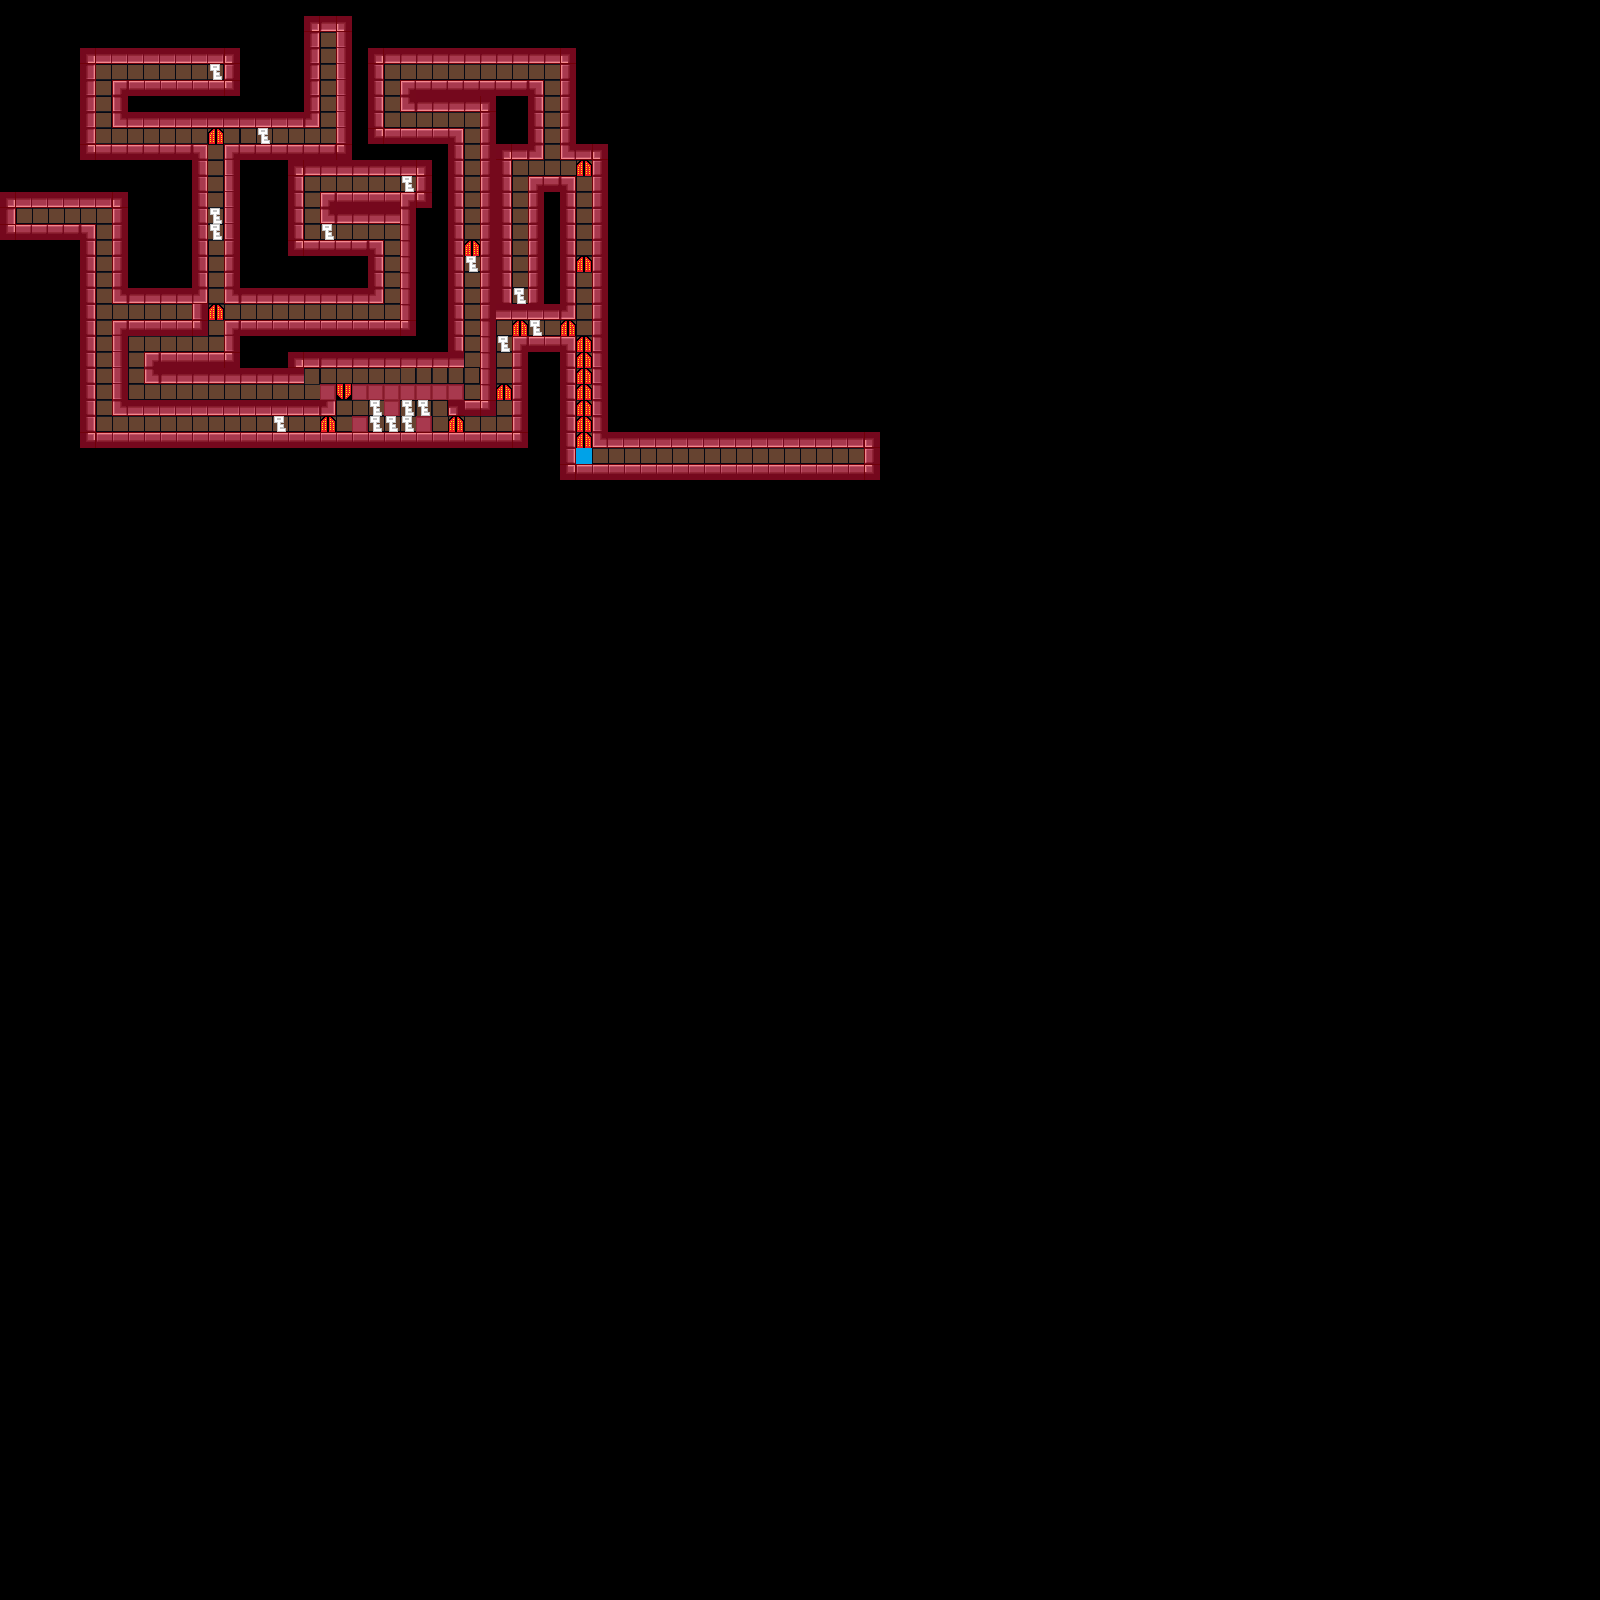

Below is a game level as drawn by its tile map, then a one-line description and the .tmx that defines it (tile-layer data replaced by summaries):
An orthogonal 100x100 tile map with 16x16 px tiles, 6 tile layers (oldkeys, collision, tiles, key, ...), 5 tilesets.

<map version="1.0" orientation="orthogonal" width="100" height="100" tilewidth="16" tileheight="16">
 <tileset firstgid="1" name="tiles" tilewidth="16" tileheight="16">
  <image source="tiles.png" width="262" height="64" />
 </tileset>
 <tileset firstgid="65" name="collision" tilewidth="16" tileheight="16">
  <image source="collision.png" width="80" height="32" />
  <tile id="0">
   <properties>
    <property name="collide" value="true" />
   </properties>
  </tile>
 </tileset>
 <tileset firstgid="75" name="key" tilewidth="16" tileheight="16">
  <image source="key.png" trans="ff00ff" width="16" height="16" />
  <tile id="0">
   <properties>
    <property name="keyed" value="true" />
   </properties>
  </tile>
 </tileset>
 <tileset firstgid="76" name="door" tilewidth="16" tileheight="16">
  <image source="doors.png" trans="ff00ff" width="64" height="16" />
  <tile id="0">
   <properties>
    <property name="doored" value="true" />
   </properties>
  </tile>
  <tile id="1">
   <properties>
    <property name="doored" value="true" />
   </properties>
  </tile>
  <tile id="2">
   <properties>
    <property name="doored" value="true" />
   </properties>
  </tile>
  <tile id="3">
   <properties>
    <property name="doored" value="true" />
   </properties>
  </tile>
 </tileset>
 <tileset firstgid="80" name="end" tilewidth="16" tileheight="16">
  <image source="flashy.png" trans="ff00ff" width="48" height="16" />
  <tile id="1">
   <properties>
    <property name="ended" value="true" />
   </properties>
  </tile>
 </tileset>
 <layer name="oldkeys" width="100" height="100">
  <data>[10000 cells, 0 non-empty, 0 distinct tile ids]</data>
 </layer>
 <layer name="collision" width="100" height="100">
  <properties>
   <property name="collide" value="true" />
  </properties>
  <data>[10000 cells, 467 non-empty, 1 distinct tile ids]</data>
 </layer>
 <layer name="tiles" width="100" height="100" opacity="0.55">
  <data>[10000 cells, 723 non-empty, 26 distinct tile ids]</data>
 </layer>
 <layer name="key" width="100" height="100">
  <data>[10000 cells, 17 non-empty, 1 distinct tile ids]</data>
 </layer>
 <layer name="door" width="100" height="100">
  <data>[10000 cells, 18 non-empty, 2 distinct tile ids]</data>
 </layer>
 <layer name="end" width="100" height="100">
  <data>[10000 cells, 1 non-empty, 1 distinct tile ids]</data>
 </layer>
</map>
